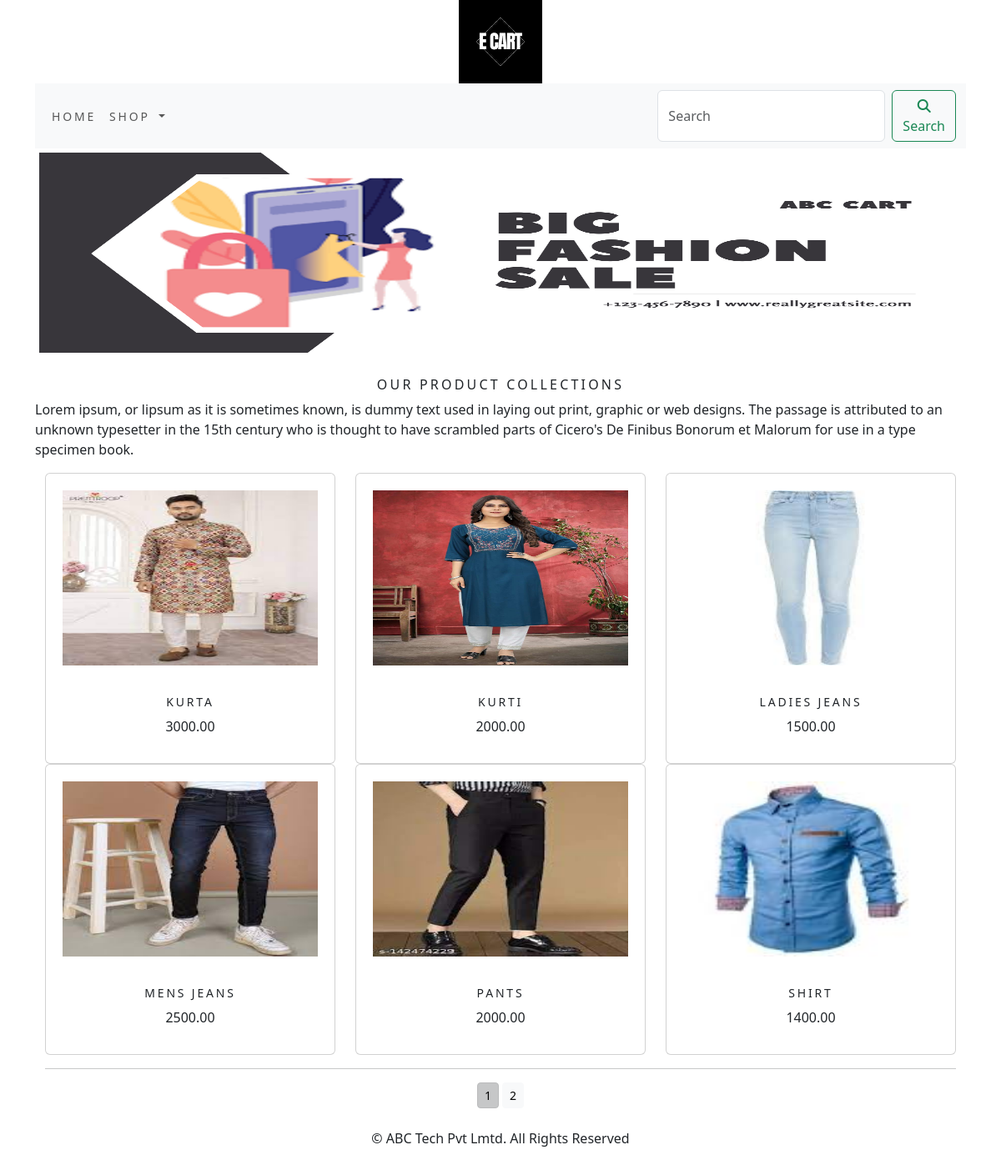
The app's page /shop/ with its own data.
### shop/models.py (models this page shows, shortened)
class Product(models.Model):
    name = models.CharField(max_length=150,unique=True)
    slug = models.SlugField(max_length=250,unique=True)
    description = models.TextField(blank=True)
    image = models.ImageField(upload_to='product',blank=True)
    price = models.DecimalField(max_digits=10,decimal_places=2)
    category = models.ForeignKey(Category,on_delete=models.CASCADE)
    stock = models.IntegerField()
    available = models.BooleanField(default=True)
    created = models.DateTimeField(auto_now_add=True)
    updated = models.DateTimeField(auto_now=True)
    def get_url(self):
        return reverse('shop:ProdCaTDetail', args =[self.category.slug,self.slug])
    class Meta:
        ordering =('name',)
        verbose_name = 'product'
        verbose_name_plural = 'products'

### shop/views.py (the view)
# urls.py: path('',views.AllProdCat, name='AllProdCat'),
def AllProdCat(request,c_slug = None):
    c_page = None
    products_list = None
    if c_slug!= None:
       c_page =get_object_or_404(Category, slug = c_slug)
       products_list = Product.objects.all().filter(category =c_page, available =True)
    else:
        products_list = Product.objects.all().filter(available = True)
    paginator = Paginator(products_list,6)
    try:
        page = int(request.GET.get('page','1'))
    except:
        page =1
    try:
        products = paginator.page(page)
    except (EmptyPage,InvalidPage):
        products=paginator.page(paginator.num_pages)
    return render(request,"category.html", {'category':c_page,'products':products})

### cart/context_processors.py (called while the page is built)
def counter(request):
     item_count =0;
     if 'admin' in request.path:
         return {}
     else:
         try:
             cart = Cart.objects.filter(cart_id = cart_id(request))
             cart_items =CartItem.objects.all().filter(cart = cart[:1])
             for cart_item in cart_items:
                 item_count += cart_item.quantity
         except Cart.DoesNotExist:
             item_count =0
     return dict(item_count=item_count)

### cart/views.py (called while the page is built)
def cart_id(request):
    cart = request.session.session_key
    if not cart:
        request.session.create()
    return cart

### shop/context_processors.py (called while the page is built)
def menu_links(request):
    links = Category.objects.all()
    return dict(links = links)

### shop/models.py (called while the page is built)
    def get_url(self):
        return reverse('shop:products_by_category',args = [self.slug])

### templates/category.html (shortened to what this page needs)
{% extends 'base.html' %}
{% load static %}
{% block content %}
<div class="mx_auto">
    {% if category %}
    <img class="my_image" src="{{category.image.url}}" width="350px" height="350px" alt="{{category.name}}">
</div>
<br>
<div>
    <h1 class="text-center my_title">{{category.name}}</h1>
    <p class="text-justify">{{category.description}}</p>
</div>
{% else %}
<div>
    <img class="my_image my_image_padding" src = "{% static 'img/banner.png' %}" width="500px" height="200px" alt="Our products">
</div>
<br>
<div>
    <h1 class="text-center my_title"> Our Product Collections</h1>
    <p class="text-justify"> Lorem ipsum, or lipsum as it is sometimes known, is dummy text used in laying out print, graphic or web designs. The passage is attributed to an unknown typesetter in the 15th century who is thought to have scrambled parts of Cicero's De Finibus Bonorum et Malorum for use in a type specimen book.</p>
</div>
{% endif %}
<div class="container">
    <div class="row mx_auto">
    {% for product in products.object_list %}
     <div class="my_bottom_margin col 12 col-sm-12 col-md-4 col-lg-4">
         <div class="card text-center" style="min-width:18rem;">
         <a href="{{product.get_url}}"><img class="card-img-top my_image" src="{{product.image.url}}" alt="{{product.name}}"></a>
         <div class="card-body">
             <h4>{{product.name}}</h4>
             <p>{{product.price}}</p>
         </div>
         </div>
     </div>
          {% endfor %}
    </div>
    <div class="mx_auto">
        {% if products.paginator.num_pages > 1 %}
        <hr>
        <div class="text-center">
            {% for pg in products.paginator.page_range %}
            <a href="?page={{pg}}" class="btn btn-light btn-sm {% if products.number == pg %} active {% endif %}">{{pg}}</a>
        {% endfor %}
        </div>
         {% endif %}
    </div>
    <br>
</div>
{% endblock %}

### templates/base.html (shortened to what this page needs)
{% load static %}
<!DOCTYPE html>
<html lang="en">
<head>
    <link rel="stylesheet" href=" {% static 'css/custom.css' %} ">
    <link href=" {% static 'css/bootstrap.min.css' %}" rel="stylesheet">
</head>
<body>
<div class="container">
   {% include 'header.html' %}
    {% include 'navbar.html' %}
     {% block content %}{% endblock %}
{% include 'footer.html' %}
</body>
</html>

### templates/header.html
{% load static %}
<header>
    <center>
        <a href=" {% url 'shop:AllProdCat' %}"><img src="{% static 'img/logo.png' %}" width="100px" height="100px" alt = "logimg"></a>
    </center>
</header>

### templates/navbar.html (shortened to what this page needs)
{% load static %}
<nav class="navbar navbar-expand-lg bg-body-tertiary">
  <div class="container-fluid">
    <div class="collapse navbar-collapse" id="navbarSupportedContent">
      <ul class="navbar-nav me-auto mb-2 mb-lg-0">
        <li class="nav-item">
          <a class="nav-link" href="#">Home</a>
        </li>
        <li class="nav-item dropdown {% if 'shop' in request.path %} active {% endif %}" >
          <a class="nav-link dropdown-toggle" href="#" role="button" data-bs-toggle="dropdown" aria-expanded="false">
            Shop
          </a>
        </li>
      </ul>
      <form class="d-flex" action="{% url 'search_app:SearchResult' %}" method="get">
        <input class="form-control me-2" type="search" placeholder="Search"name="q" aria-label="Search">
        <button class="btn btn-outline-success"  type="submit"><i class="fa-solid fa-magnifying-glass"></i>Search</button>
      </form>
    </div>
  </div>
</nav>

### templates/footer.html
<div class="footer navbar-fixed-bottom my_footer">
    <p class="text-center"> &copy; ABC Tech Pvt Lmtd. All Rights Reserved</p>
</div>

### static/css/custom.css (style rules this page uses)
.nav-item { letter-spacing: .2em; font-size:14px; text-transform:uppercase; }
.my_footer { height:60px; }
.my_image { width:100%; height:250px; padding:20px; }
.my_title { font-size:16px; text-transform:uppercase; letter-spacing:.2em }
.my_image_padding { padding: 5px; }
.my_bottom_margin { margin-bottom:10; }
.card-body h4 { font-size:14px; text-transform:uppercase; letter-spacing:0.2em; }

### records on screen
Product: image (picture), name "KURTA", price "3000.00"
Product: image (picture), name "KURTI", price "2000.00"
Product: image (picture), name "LADIES JEANS", price "1500.00"
Product: image (picture), name "MENS JEANS", price "2500.00"
Product: image (picture), name "PANTS", price "2000.00"
Product: image (picture), name "SHIRT", price "1400.00"

### other values on screen
{{ pg }} "1" "2"
